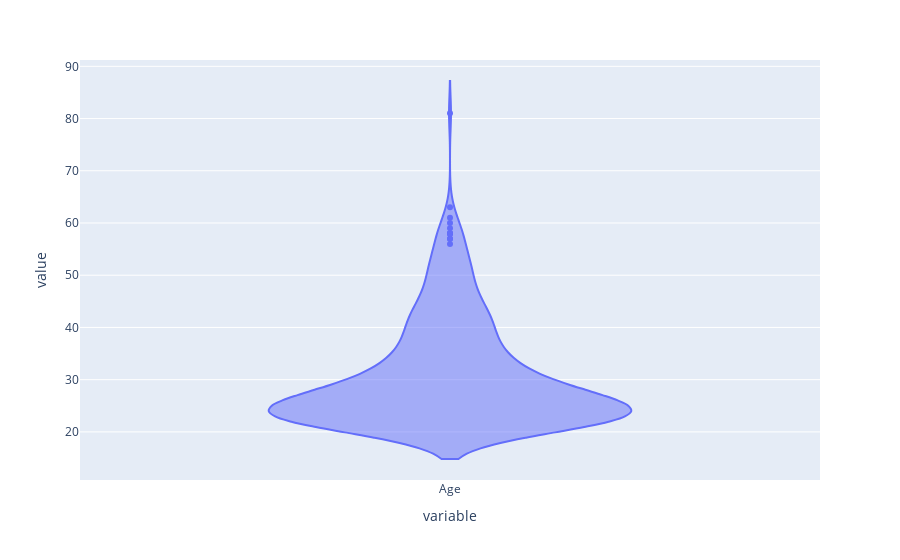

Here is the notebook cell this chart was saved with:
### Code cell
px.violin(df['Age'])

### Figure 1 — Plotly figure (JSON) as saved in the notebook; plotly's stock layout.template omitted (floating-point values rounded to 4 significant figures; data arrays with more than 128 entries replaced by an {"elided": "..."} marker saying what was removed)
{"data": [{"alignmentgroup": "True", "box": {"visible": false}, "hovertemplate": "variable=%{x}<br>value=%{y}<extra></extra>", "legendgroup": "", "marker": {"color": "#636efa"}, "name": "", "offsetgroup": "", "orientation": "v", "scalegroup": "True", "showlegend": false, "type": "violin", "x": {"elided": "389 str values"}, "x0": " ", "xaxis": "x", "y": {"elided": "389 int values"}, "y0": " ", "yaxis": "y"}], "layout": {"legend": {"tracegroupgap": 0}, "margin": {"t": 60}, "violinmode": "group", "xaxis": {"anchor": "y", "domain": [0, 1], "title": {"text": "variable"}}, "yaxis": {"anchor": "x", "domain": [0, 1], "title": {"text": "value"}}}}
